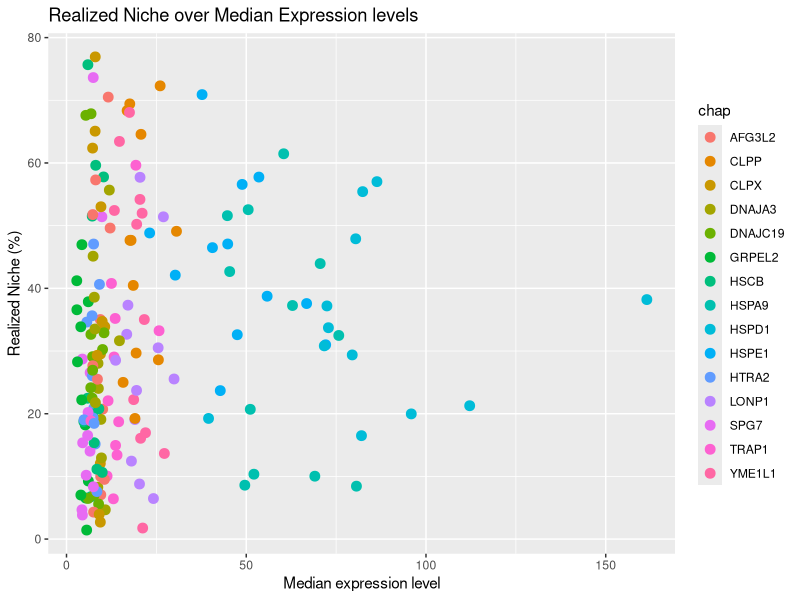
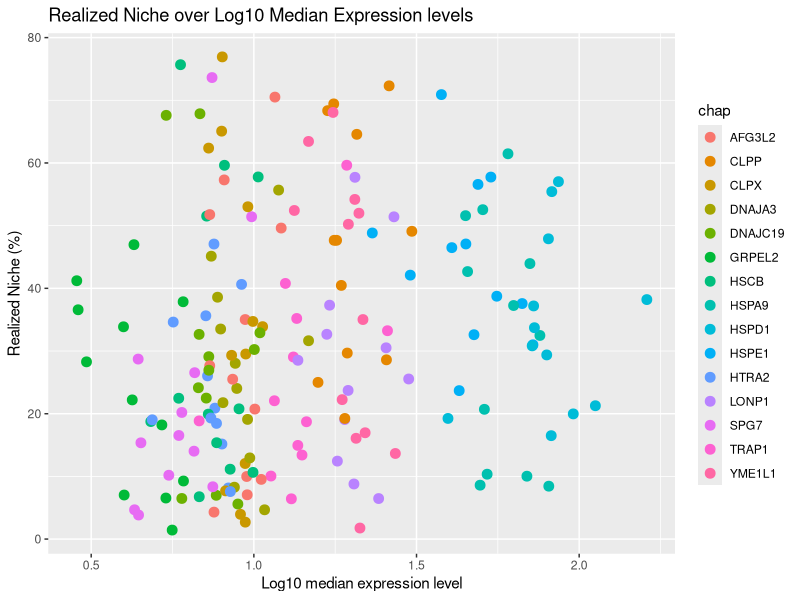

Write R code to recreate these figures, in order. (Note: this script raises an error after producing the figures.)
#------------------------------
# read the *expression* and *folding percent*
# run mantel test on it
#------------------------------

#-------- includes --------
library(readxl)
library(ggplot2)
library(tibble)


#-------- read data -------------
# read folding data
folding_df <- read.csv("output/chap_folding_percent.csv", row.names = 1)

# read expression data
expr_df <- read.csv("output/chap_median_expressions.csv", row.names = 1)

# make sure the cols and rows are ordered is the same way
folding_df <- folding_df[,order(colnames(folding_df))]
folding_df <- folding_df[order(rownames(folding_df)),]
expr_df <- expr_df[,order(colnames(expr_df))]
expr_df <- expr_df[order(rownames(expr_df)),]


#-------- test correlation ------------
exp_vec <- as.vector(as.matrix(expr_df))
fold_vec <- as.vector(as.matrix(folding_df))
can_vec <- rep(colnames(expr_df), each = length(rownames(expr_df)))
ch_vec <- rep(rownames(expr_df), times=length(colnames(expr_df)))

tbl_all <- tibble(expression=exp_vec, fold=fold_vec, cancer=can_vec, chap=ch_vec)
ggplot(tbl_all, aes(x=expression, y=fold, color=chap))+
  geom_point(size=3)+
  ggtitle("Realized Niche over Median Expression levels")+
  ylab("Realized Niche (%)")+
  xlab("Median expression level")


st <- cor.test(exp_vec, fold_vec, method="spearman", exact=FALSE)
obs_pval <- st$p.value
obs_rval <- st$estimate


#-------- test correlation ׳with log10 ------------
log_exp_vec <- log10(exp_vec)
can_vec_2 <- rep(colnames(expr_df), each = length(rownames(expr_df)))
ch_vec_2 <- rep(rownames(expr_df), times=length(colnames(expr_df)))

tbl_all_2 <- tibble(expression=log_exp_vec, fold=fold_vec, cancer=can_vec_2, chap=ch_vec_2)
ggplot(tbl_all_2, aes(x=expression, y=fold, color=chap))+
  geom_point(size=3)+
  ggtitle("Realized Niche over Log10 Median Expression levels")+
  ylab("Realized Niche (%)")+
  xlab("Log10 median expression level")


st <- cor.test(log_exp_vec, fold_vec, method="spearman", exact=FALSE)
obs_pval <- st$p.value
obs_rval <- st$estimate

#-------- test correlation ׳with log10 for each chap ------------
currs <- tibble(chaperon=character(),
                p_value=numeric(), 
                r_value=numeric())
for (chp in rownames(expr_df)) {
  data <- tbl_all_2[tbl_all_2$chap == chp,]
  
  st <- cor.test(data$expression, data$fold, method="spearman", exact=FALSE)
  obs_pval <- st$p.value
  obs_rval <- st$estimate
  
  currs %<>% add_row(chaperon=chp, p_value=obs_pval, r_value=obs_rval)
  
  ggplot(data, aes(x=expression, y=fold))+
    geom_point(size=3)+
    ggtitle(paste(chp ,"Realized Niche over Log10 Median Expression levels"))+
    ylab("Realized Niche (%)")+
    xlab("Log10 median expression level")
} 
currs # non show a significant correlation but YME1L1 with p=0.00824 r=-0.720
# YME1l1 also have the smallest potential

#-------- run permutations to validate correlation ------------
# shuffle expression, fix fold, re-correlate
SIM_NUM <- 1000
set.seed(42)

pvals <- vector(mode='numeric',length=SIM_NUM)
rvals <- vector(mode='numeric',length=SIM_NUM)
bigger_then_obs <- 0
smaller_then_obs <- 0
for (i in 1:SIM_NUM) {
  print(i)
  perm <- sample(exp_vec, length(exp_vec), replace = FALSE)
  corr_st <- cor.test(perm, fold_vec, method="spearman", exact=FALSE)
  pvals[i] <- corr_st$p.value
  rvals[i] <- corr_st$estimate
  
  smaller_then_obs <- smaller_then_obs + (corr_st$p.value < obs_pval)
}

print("permutetion test p-value is:")
p <- smaller_then_obs/SIM_NUM
p

#save histogram plot for permutation test
pdf(file="output/expression_folding_correlation_results.pdf")

my_hist=hist(pvals , breaks=40  , plot=F)
plot(my_hist, col=rgb(0.2,0.2,0.2,0.2) , border=F , 
     main="Permutations p-values" , xlab="p-value", ylim=c(0,30) )
abline(v=obs_pval,col="blue",lwd=2, lty=6)
text(0.8, 30, paste("Permutation test p-value:", p))
text(0.8, 28.5, paste("Observed p-value:", round(obs_pval, 4)))

dev.off()
